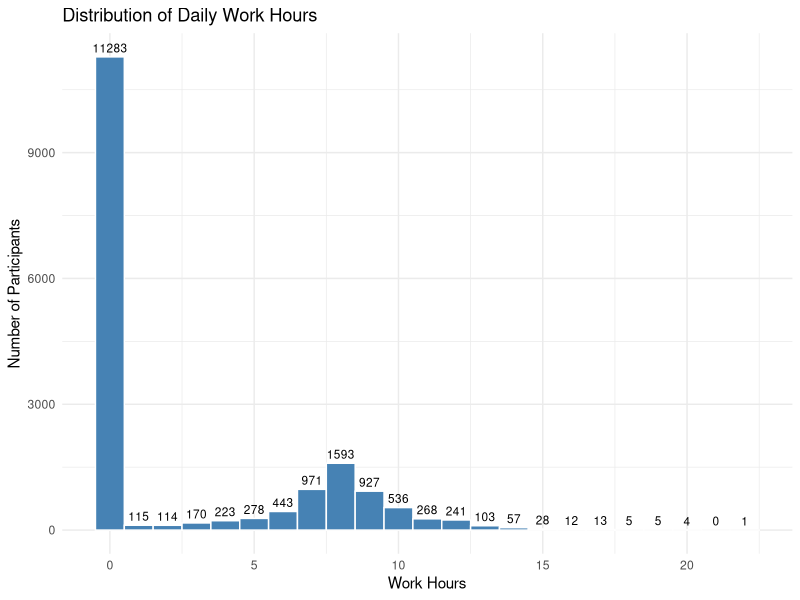
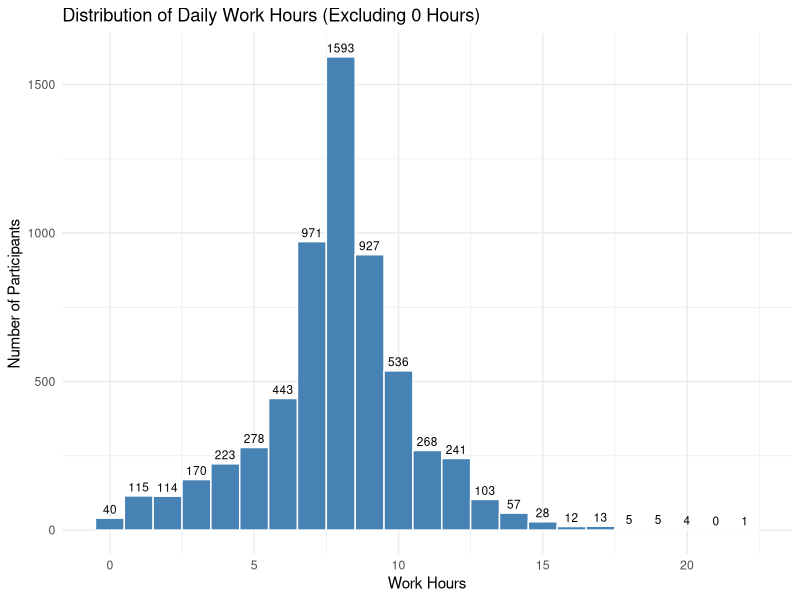

The R script that drew these images, in order:
## ---- chunk 1
library(tidyverse)
## ---- chunk 2
challengedata <- read_csv("datachallenge/timeuse_day3_2.csv") 
## ---- chunk 3
View(challengedata) 
## ---- chunk 4
names(challengedata) 
## ---- chunk 5
challengedata <- challengedata |>
  rename(
    "AloneMinutes" = "durAlone",
    "SleepMinutes" = "durSleep",
    "WorkMinutes" = "durWork",
    "StudyMinutes" = "durStudy"
  )
## ---- chunk 6
names(challengedata)
## ---- chunk 7
challengedata |>
  summarise ( 
    avg_alone = mean(AloneMinutes, na.rm = TRUE),
    avg_sleep = mean(SleepMinutes, na.rm = TRUE),
    avg_work = mean(WorkMinutes, na.rm = TRUE),
    avg_study = mean(StudyMinutes, na.rm = TRUE)
  )
## ---- chunk 8
challengedata <- challengedata |>
  mutate(AloneHours = AloneMinutes / 60,
         SleepHours = SleepMinutes / 60,
         WorkHours = WorkMinutes / 60, 
         StudyHours = StudyMinutes / 60)
## ---- chunk 9
names(challengedata)
## ---- chunk 10
challengedata |>
  summarise(
    avg_alone = mean(AloneHours),
    avg_sleep = mean(SleepHours),
    avg_work = mean(WorkHours),
    avg_study = mean(StudyHours)
  )
## ---- chunk 11
challengedata |> 
  count(WorkHours) |>  
  arrange(desc(n)) |>  
  head(10) |>
  print()
## ---- chunk 12
challengedata |> 
  count(StudyHours) |> 
  arrange(desc(n)) |> 
  head(10) |>
  print()
## ---- chunk 13
ggplot(challengedata, aes(x = WorkHours)) + 
  geom_histogram(binwidth = 1, fill = "steelblue", color = "white") +
  stat_bin(binwidth = 1, geom = "text", aes(label = after_stat(count)),
           vjust = -0.5, color = "black", size = 3) +
   labs(
    title = "Distribution of Daily Work Hours",
    x = "Work Hours",
    y = "Number of Participants"
  ) +
  theme_minimal()
## ---- chunk 14
challengedata |>
  filter(WorkHours > 0) |> #filtering to worked more than 0 hours
  ggplot(aes(x = WorkHours)) +
  geom_histogram(binwidth = 1, fill = "steelblue", color = "white") +
  stat_bin(binwidth = 1, geom = "text", aes(label = after_stat(count)),
           vjust = -0.5, color = "black", size = 3) +
  labs(
    title = "Distribution of Daily Work Hours (Excluding 0 Hours)",
    x = "Work Hours",
    y = "Number of Participants"
  ) +
  theme_minimal()
